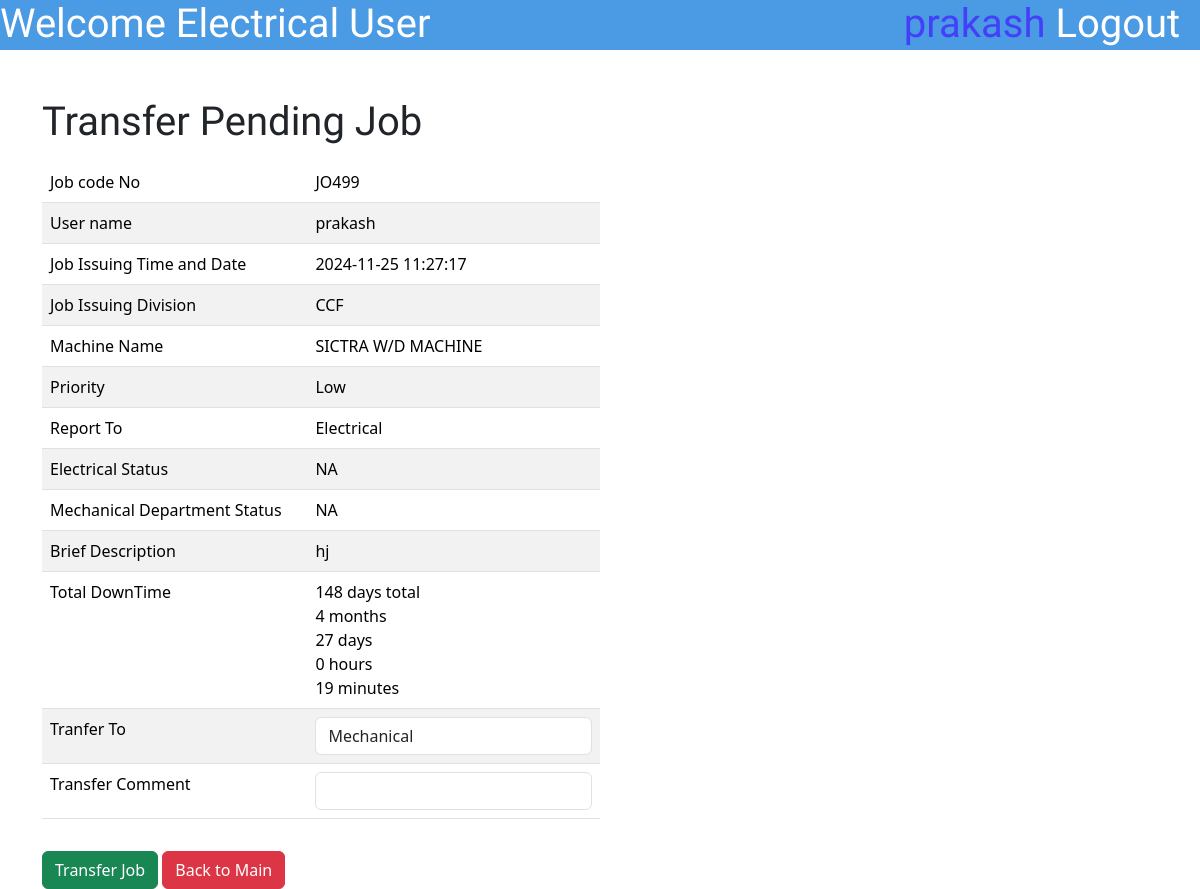
Screenshot of /EMUser/TransferPendingJobEMUser.php?updateid=499 (signed in) with the database file from the repository.
### tables this page shows
CREATE TABLE `jobdatasheet` (
  `id` int(10) NOT NULL,
  `JobCodeNo` varchar(100) NOT NULL,
  `JobPostingDateTime` varchar(50) NOT NULL,
  `JobFinishingDateTime` varchar(50) DEFAULT NULL,
  `JobPostingDev` enum('ACF','CCF','DR','Flexible','Aluminium Rodmill','Ceylon Copper','Drum Yard','Carpentry','Bail Room') NOT NULL,
  `MachineName` varchar(255) NOT NULL,
  `Priority` enum('High','Low','Critical','') NOT NULL,
  `ReportTo` enum('Electrical','Mechanical','Both','') NOT NULL,
  `BDescription` varchar(500) NOT NULL,
  `Username` varchar(50) NOT NULL,
  `JobStatusE` enum('Pending','Started','Finished','Approved','NA') NOT NULL,
  `JobStatusM` enum('Pending','Started','Finished','Approved','NA') NOT NULL,
  `ManPowerInvolved` varchar(1000) DEFAULT NULL,
  `Certification` enum('Pending Certification','Not Certified','Certified','') NOT NULL,
  `FinishedCommentE` varchar(255) DEFAULT NULL,
  `FinishedCommentM` varchar(500) DEFAULT NULL,
  `TransferCommentE` varchar(500) DEFAULT NULL,
  `TransferCommentM` varchar(500) DEFAULT NULL,
  `ApproveComment` varchar(1000) DEFAULT NULL,
  `DisapproveComment` varchar(1000) DEFAULT NULL,
  `DownTimeE` varchar(500) DEFAULT NULL,
  `DownTimeM` varchar(50) DEFAULT NULL,
  `TryCount` int(10) DEFAULT NULL
);

### EMUser/TransferPendingJobEMUser.php (the view, shortened to what this page needs)
<?php
include '../connect.php';
$idu = $_GET['updateid'];
$sql = "Select * from jobdatasheet where id='$idu'";
$result = mysqli_query($con, $sql);
$row = mysqli_fetch_assoc($result);
$JobCodeNo = $row['JobCodeNo'];
$username = $_SESSION['username'];
$JobIssuingDateTime = $row['JobPostingDateTime'];
$JobIssuingDivision = $row['JobPostingDev'];
$MachineName = $row['MachineName'];
$priority = $row['Priority'];
$ReportTo = $row['ReportTo'];
$BriefDescription = $row['BDescription'];
$JobStatusM = $row['JobStatusM'];
$JobStatusE = $row['JobStatusM'];
?>
<!DOCTYPE html>
<html lang="en">
<head>
    <link href="https://cdn.jsdelivr.net/npm/bootstrap@5.3.3/dist/css/bootstrap.min.css" rel="stylesheet"
>
    <link rel="stylesheet" href="\MaintananceJobCard\styles\SubmitJobstyle.css">
</head>
<body onload="divSelect()">
    <div class="topbar">
        <h1 class="topbar-text">Welcome <?php echo $_SESSION['workplace'] ?> User</h1>
        <a href="\MaintananceJobCard\logout.php">
            <h1 class="topbar-logout">Logout &nbsp</h1>
        </a>
        <h1 class="topbar-username"><?php echo $_SESSION['username'] ?>&nbsp</h1>
    </div>
    <div class="container mt-5 ">
        <h1> Transfer Pending Job </h1>
        <div class="mt-3">
            <form method="POST">
                <table class="table table-striped w-50">
                    <tr>
                    <tr>
                        <td>
                            Job code No
                        </td>
                        <td>
                            <?php echo $JobCodeNo; ?>
                        </td>
                    </tr>
                    <tr>
                        <td>
                            User name
                        </td>
                        <td>
                            <?php echo $username; ?>
                        </td>
                    </tr>
                    <tr>
                        <td>
                            Job Issuing Time and Date
                        </td>
                        <td>
                            <?php echo $JobIssuingDateTime; ?>
                        </td>
                    </tr>
                    <tr>
                        <td>
                            Job Issuing Division
                        </td>
                        <td>
                            <?php echo $JobIssuingDivision; ?>
                        </td>
                    </tr>
                    <tr>
                        <td>
                            Machine Name
                        </td>
                        <td>
                            <?php echo $MachineName; ?>
                        </td>
                    </tr>
                    <tr>
                        <td>
                            Priority
                        </td>
                        <td>
                            <?php echo $priority; ?>
                        </td>
                    </tr>
                    <tr>
                        <td>
                            Report To
                        </td>
                        <td>
                            <?php echo $ReportTo; ?>
                        </td>
                    </tr>
                    <tr>
                        <td>
                            Electrical Status
                        </td>
                        <td>
                            <?php echo $JobStatusE; ?>
                        </td>
                    </tr>
                    <tr>
                        <td>
                            Mechanical Department Status
                        </td>
                        <td>
                            <?php echo $JobStatusM; ?>
                        </td>
                    </tr>
                    <tr>
                        <td>
                            Brief Description
                        </td>
                        <td>
                            <?php echo $BriefDescription; ?>
                        </td>
                    <tr>
                        <td>
                            Total DownTime
                        </td>
                        <td>
                            <?php
                            $start_date = new DateTime(date("Y-m-d H:i:s"));
                            $since_start = $start_date->diff(new DateTime($JobIssuingDateTime));
                            echo $since_start->days . ' days total<br>';
                            echo $since_start->m . ' months<br>';
                            echo $since_start->d . ' days<br>';
                            echo $since_start->h . ' hours<br>';
                            echo $since_start->i . ' minutes<br>';
                            ?>
                        </td>
                    </tr>
                    </tr>
                    <tr>
                        <td>
                            Tranfer To
                        </td>
                        <td>
                            <select name="transferto" id="" class="form-control">
                                <?php
                                $workplace = $_SESSION['workplace'];
                                if ($workplace == 'Electrical') {
                                    echo "<option value='Mechanical'>Mechanical</option>";
                                } elseif ($workplace == 'Mechanical') {
                                    echo "<option value='Electrical'>Electrical</option>";
                                    echo "<option value='Both'>Both Departments</option>";
                                }
                                ?>
                            </select>
                        </td>
                    </tr>
                    <tr>
                        <td>
                            Transfer Comment
                        </td>
                        <td>
                            <input type="text" class="form-control" name="transfercomment" required>
                        </td>
                    </tr>
                    </tr>
                </table>
                <button type="submit" class="btn btn-success mt-3" name="transfer"
                    onclick="return confirm('Are you sure?')">Transfer Job</button>
                <button type="back" class="btn btn-danger mt-3" name="back"><a
                        href="\MaintananceJobCard\EMUser\indexEMUser.php" style="text-decoration:none;color:white">Back
                        to Main</a></button>
            </form>
        </div>
    </div>
</body>
</body>

### styles/SubmitJobstyle.css (style rules this page uses)
div.topbar { height: 50px; width: 100%; background-color: #4A9AE4; }
h1.topbar-text { float: left; font-family: "Jockey One", sans-serif; color: white; }
h1.topbar-username { float: right; font-family: "Jockey One", sans-serif; color: #4440F8; }
h1.topbar-logout { float: right; font-family: "Jockey One", sans-serif; color: white; }

### EMUser/TransferPendingJobEMUser.php (style rules this page uses)
h1 { font-family: "Jockey One", sans-serif; }

### rows the page displays
jobdatasheet: JobCodeNo "JO499", JobPostingDateTime "2024-11-25 11:27:17", JobPostingDev "CCF", MachineName "SICTRA W/D MACHINE", Priority "Low", ReportTo "Electrical", JobStatusM "NA", BDescription "hj", JobPostingDateTime "148", JobPostingDateTime "4", JobPostingDateTime "27", JobPostingDateTime "0", JobPostingDateTime "19"

### other values shown
$_SESSION['workplace'] "Electrical"
$_SESSION['username'] "prakash"
$username "prakash"
